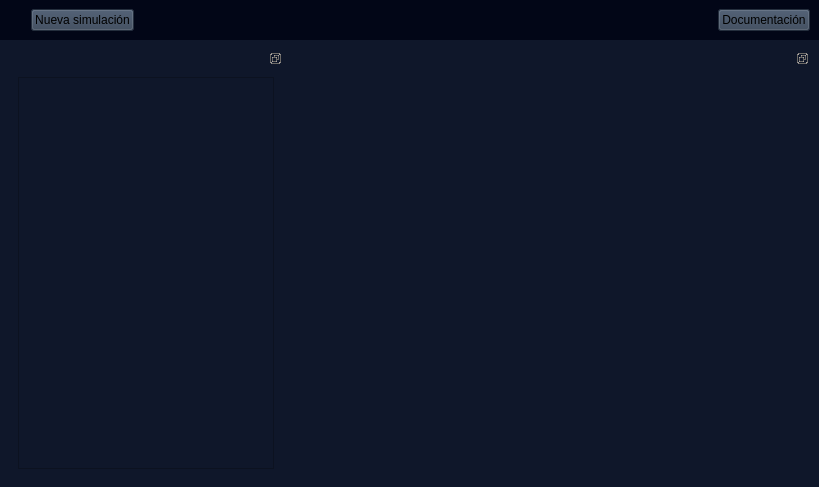
<?xml version="1.0" encoding="UTF-8"?>
<ui version="4.0">
 <class>MainWindow</class>
 <widget class="QMainWindow" name="MainWindow">
  <property name="geometry">
   <rect>
    <x>0</x>
    <y>0</y>
    <width>819</width>
    <height>487</height>
   </rect>
  </property>
  <property name="minimumSize">
   <size>
    <width>16</width>
    <height>16</height>
   </size>
  </property>
  <property name="windowTitle">
   <string>MainWindow</string>
  </property>
  <widget class="QWidget" name="centralwidget">
   <layout class="QVBoxLayout" name="verticalLayout">
    <property name="spacing">
     <number>0</number>
    </property>
    <property name="sizeConstraint">
     <enum>QLayout::SizeConstraint::SetDefaultConstraint</enum>
    </property>
    <property name="leftMargin">
     <number>0</number>
    </property>
    <property name="topMargin">
     <number>0</number>
    </property>
    <property name="rightMargin">
     <number>0</number>
    </property>
    <property name="bottomMargin">
     <number>0</number>
    </property>
    <item alignment="Qt::AlignmentFlag::AlignTop">
     <widget class="QWidget" name="header" native="true">
      <property name="styleSheet">
       <string notr="true">background-color: #020617</string>
      </property>
      <layout class="QHBoxLayout" name="horizontalLayout">
       <property name="spacing">
        <number>6</number>
       </property>
       <property name="leftMargin">
        <number>9</number>
       </property>
       <property name="topMargin">
        <number>9</number>
       </property>
       <property name="rightMargin">
        <number>9</number>
       </property>
       <property name="bottomMargin">
        <number>9</number>
       </property>
       <item>
        <widget class="QLabel" name="label_2">
         <property name="maximumSize">
          <size>
           <width>16</width>
           <height>16</height>
          </size>
         </property>
         <property name="text">
          <string/>
         </property>
         <property name="pixmap">
          <pixmap>:/feather/icons/feather/book-open.svg</pixmap>
         </property>
         <property name="scaledContents">
          <bool>true</bool>
         </property>
        </widget>
       </item>
       <item alignment="Qt::AlignmentFlag::AlignLeft">
        <widget class="QPushButton" name="nuevaSimulacionButton">
         <property name="styleSheet">
          <string notr="true">background-color: #334155</string>
         </property>
         <property name="text">
          <string>Nueva simulación</string>
         </property>
        </widget>
       </item>
       <item alignment="Qt::AlignmentFlag::AlignRight">
        <widget class="QPushButton" name="documentacionButton">
         <property name="styleSheet">
          <string notr="true">background-color: #334155</string>
         </property>
         <property name="text">
          <string>Documentación</string>
         </property>
         <property name="icon">
          <iconset>
           <normaloff>:/feather/icons/feather/info.svg</normaloff>:/feather/icons/feather/info.svg</iconset>
         </property>
        </widget>
       </item>
      </layout>
     </widget>
    </item>
    <item>
     <widget class="QWidget" name="mainBody" native="true">
      <property name="sizePolicy">
       <sizepolicy hsizetype="Expanding" vsizetype="Expanding">
        <horstretch>0</horstretch>
        <verstretch>0</verstretch>
       </sizepolicy>
      </property>
      <property name="styleSheet">
       <string notr="true">background-color: rgb(15, 23, 42);</string>
      </property>
      <layout class="QHBoxLayout" name="horizontalLayout_2">
       <item alignment="Qt::AlignmentFlag::AlignLeft">
        <widget class="QDockWidget" name="archivosDock">
         <property name="features">
          <set>QDockWidget::DockWidgetFeature::DockWidgetFloatable|QDockWidget::DockWidgetFeature::DockWidgetMovable</set>
         </property>
         <widget class="QWidget" name="archivosWidget">
          <layout class="QHBoxLayout" name="horizontalLayout_3">
           <item>
            <widget class="QTreeView" name="archivosTree">
             <attribute name="headerVisible">
              <bool>true</bool>
             </attribute>
            </widget>
           </item>
          </layout>
         </widget>
        </widget>
       </item>
       <item>
        <widget class="QWidget" name="mallaWidget" native="true">
         <property name="sizePolicy">
          <sizepolicy hsizetype="Expanding" vsizetype="Expanding">
           <horstretch>0</horstretch>
           <verstretch>0</verstretch>
          </sizepolicy>
         </property>
        </widget>
       </item>
       <item alignment="Qt::AlignmentFlag::AlignRight">
        <widget class="QDockWidget" name="paramWidget">
         <property name="features">
          <set>QDockWidget::DockWidgetFeature::DockWidgetFloatable|QDockWidget::DockWidgetFeature::DockWidgetMovable</set>
         </property>
         <widget class="QWidget" name="dockWidgetContents_6">
          <widget class="QStackedWidget" name="paramStackedWidgets">
           <property name="geometry">
            <rect>
             <x>30</x>
             <y>140</y>
             <width>120</width>
             <height>80</height>
            </rect>
           </property>
           <widget class="QWidget" name="page_3"/>
           <widget class="QWidget" name="page_4"/>
          </widget>
         </widget>
        </widget>
       </item>
      </layout>
     </widget>
    </item>
   </layout>
  </widget>
 </widget>
 <resources/>
 <connections/>
</ui>
